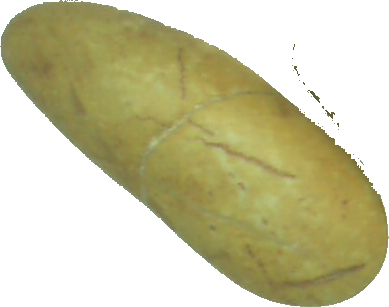
#> input picture experiments/testdata/stone1.png, 389 x 307 px, found by its file name
$ python structure_sfta.py
#> lines starting #> are read from the running program, lines starting #| are printed output that depends on the picture
"""
This implementation of SFTA is an adaption of sfta.py from
https://github.com/ebenolson/tessa

Original idea and implementation
Alceu Costa
"An Efficient Algorithm for Fractal Analysis of Textures"
"""

import numpy as np
import cv2
# np.seterr(all='raise')


# [28 lines left out: functions find_borders, otsu, not called in this run]


def otsu_recurse(img, ttotal):
    if img == []:
        return []

    img = img.astype(np.uint8).flatten()

    num_bins = 256
    counts = np.histogram(img, range(num_bins))[0]

    thresholds = np.zeros((ttotal, 1))

    # [10 lines left out: function otsu_recurse_step, not called in this run]

    otsu_recurse_step(1, num_bins, 1, ttotal)
    return [t[0] for t in thresholds]


# [32 lines left out: function haus_dim, not called in this run]


def sfta(img, nt):
    if len(np.shape(img)) == 3:
        img = np.mean(img, 2)
    elif len(np.shape(img)) != 2:
        raise ValueError

    img = img.astype(np.uint8)

    thresholds = otsu_recurse(img, nt)

    size_feat_vect = len(thresholds) * 6
    feat_vect = np.zeros(size_feat_vect)

    debug_imgs = []

    vect_idx = 0
    for t in range(len(thresholds)):
        thresh = thresholds[t]
        img_borders = img > (thresh * 255)
        debug_imgs.append(img_borders.copy())

        img_borders = find_borders(img_borders)

        vals = img[img_borders.nonzero()].astype(np.double)
        mean = np.mean(vals) if len(vals) > 0 else 0.0
        feat_vect[vect_idx + 0] = haus_dim(img_borders)
        feat_vect[vect_idx + 1] = mean
        feat_vect[vect_idx + 2] = len(vals)
        vect_idx += 3

    thresholds = thresholds + [1.0, ]
    for t in range(len(thresholds) - 1):
        lower_thresh = thresholds[t]
        upper_thresh = thresholds[t + 1]
        img_borders = (img > (lower_thresh * 255)) * (img < (upper_thresh * 255))
        debug_imgs.append(img_borders.copy())

        img_borders = find_borders(img_borders)

        vals = img[img_borders.nonzero()].astype(np.double)
        mean = np.mean(vals) if len(vals) > 0 else 0.0
        feat_vect[vect_idx + 0] = haus_dim(img_borders)
        feat_vect[vect_idx + 1] = mean
        feat_vect[vect_idx + 2] = len(vals)
        vect_idx += 3
    return feat_vect, debug_imgs


if __name__ == '__main__':
    # from matplotlib import pyplot as plt

    pics = ['stone1.png', 'stone2.png', 'stone3.png', 'stone4.png', 'stone5.png']

    for p in pics:
        img = cv2.imread(p)
#> img is the input picture: shape (307, 389, 3); mean B, G, R 161.9, 197.9, 201.5
        D, imgs = sfta(img, 10)
#> in sfta, `img = np.mean(img, 2)`:
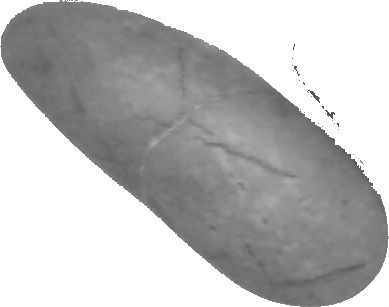
#> img: shape (307, 389) float64; min 71.67, max 255, mean 187.1
#> (the run stopped early here; a loop or call above may not have finished)
